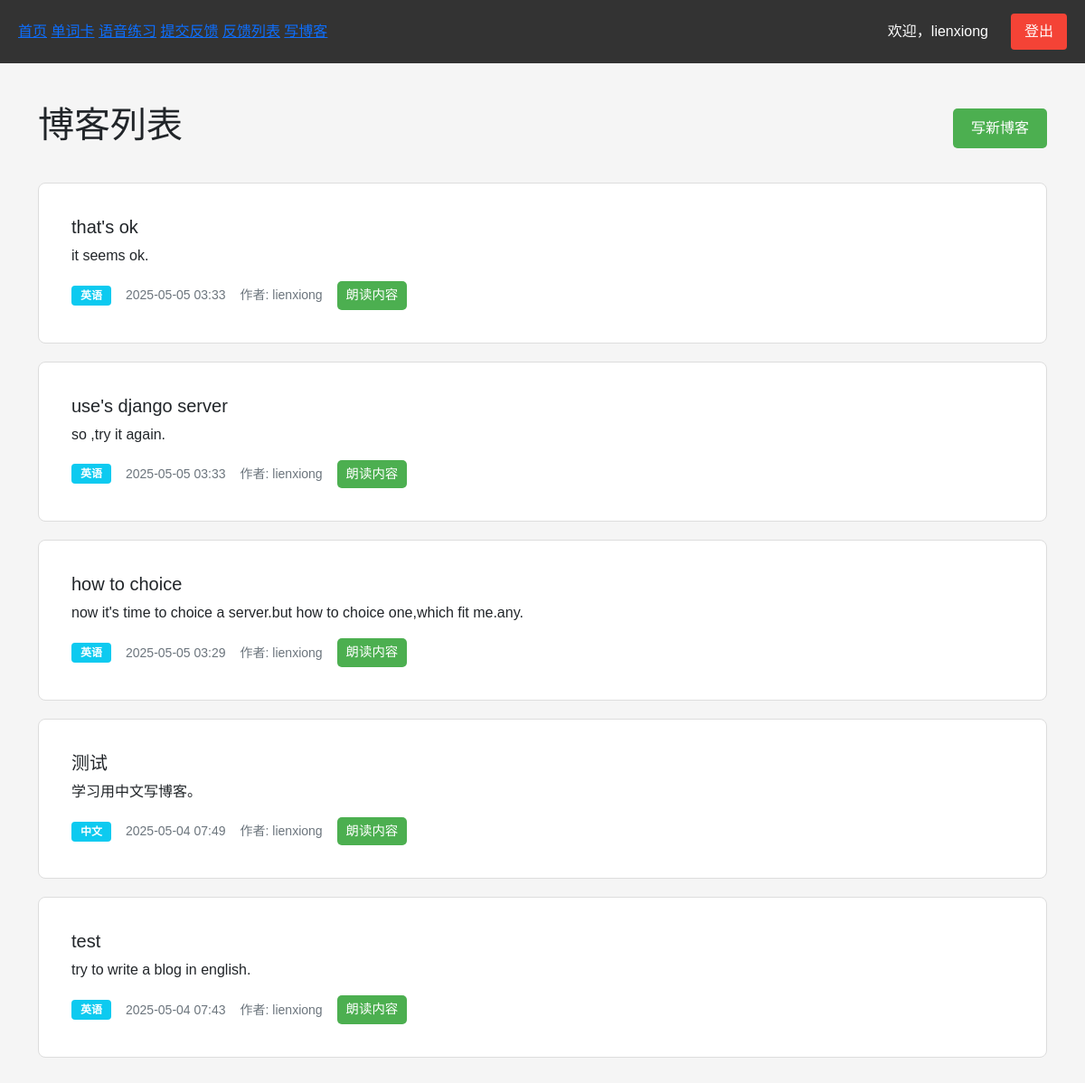
The page /zh-hans/blog/ (signed in) on the database its author committed.
### blog/models.py (models this page shows)
class BlogPost(models.Model):
    LANGUAGE_CHOICES = [
        ('en', _('英语')),
        ('zh', _('中文')),
    ]
    title = models.CharField(_('标题'), max_length=200)
    content = models.TextField(_('内容'))
    language = models.CharField(_('语言'), max_length=2, choices=LANGUAGE_CHOICES)
    author = models.ForeignKey(User, on_delete=models.CASCADE)
    created_at = models.DateTimeField(auto_now_add=True)
    updated_at = models.DateTimeField(auto_now=True)
    class Meta:
        verbose_name = _('博客文章')
        verbose_name_plural = _('博客文章')
        ordering = ['-created_at']

### blog/views.py (the view)
# urls.py: path('', views.blog_list, name='list'),
def blog_list(request):
    blogs = BlogPost.objects.all().order_by('-created_at')
    return render(request, 'blog/list.html', {'blogs': blogs})

### blog/templates/blog/list.html (shortened to what this page needs)
{% extends 'base.html' %}
{% load i18n %}
{% block content %}
<div class="container mt-4">
    <div class="blog-header">
        <h1>{% trans "博客列表" %}</h1>
        <a href="{% url 'blog:write' %}" class="new-blog-btn">
            {% trans "写新博客" %}
        </a>
    </div>
    <div class="blog-list">
        {% if blogs %}
            {% for blog in blogs %}
            <div class="blog-item card mb-3">
                <div class="card-body">
                    <h5 class="card-title">{{ blog.title }}</h5>
                    <p class="card-text">{{ blog.content|truncatewords:50 }}</p>
                    <div class="blog-meta">
                        <span class="badge bg-info">{{ blog.get_language_display }}</span>
                        <small class="text-muted">{{ blog.created_at|date:"Y-m-d H:i" }}</small>
                        <small class="text-muted">{% trans "作者" %}: {{ blog.author.username }}</small>
                        <button onclick="speakBlogContent(this, '{{ blog.content }}', '{{ blog.language }}')" class="speak-btn">
                            {% trans "朗读内容" %}
                        </button>
                    </div>
                </div>
            </div>
            {% endfor %}
        {% else %}
            <div class="alert alert-info">
                {% trans "暂无博客内容" %}
            </div>
        {% endif %}
    </div>
</div>
{% endblock %}

### templates/base.html (shortened to what this page needs)
{% load i18n %}
<!DOCTYPE html>
<html lang="{{ LANGUAGE_CODE }}">
<head>
    <link href="https://cdn.jsdelivr.net/npm/bootstrap@5.1.3/dist/css/bootstrap.min.css" rel="stylesheet">
</head>
<body>
    <nav class="nav-container">
        <div class="main-nav">
            <a href="/">{% trans "首页" %}</a>
            <a href="{% url 'flashcards:study' %}">{% trans "单词卡" %}</a>
            <a href="{% url 'speech:practice' %}">{% trans "语音练习" %}</a>
            <a href="{% url 'feedback:submit' %}">{% trans "提交反馈" %}</a>
            <a href="{% url 'feedback:list' %}">{% trans "反馈列表" %}</a>
            <a href="{% url 'blog:write' %}" class="nav-item">{% trans "写博客" %}</a>
        </div>
        <div class="auth-nav">
            {% if user.is_authenticated %}
                <span>{% trans "欢迎，" %}{{ user.username }}</span>
                <a href="{% url 'accounts:logout' %}" class="logout-btn">{% trans "登出" %}</a>
            {% else %}
                <a href="{% url 'accounts:login' %}" class="login-btn">{% trans "登录" %}</a>
                <a href="{% url 'accounts:register' %}" class="register-btn">{% trans "注册" %}</a>
            {% endif %}
        </div>
    </nav>
    <div id="content">
        {% block content %}
        {% endblock %}
    </div>
</body>
</html>

### templates/base.html (style rules this page uses)
body { margin: 0; padding: 0; font-family: Arial, sans-serif; background-color: #f5f5f5; }
.nav-container { background-color: #333; padding: 15px 20px; width: 100%; box-sizing: border-box; display: flex; justify-content: space-between; align-items: center; position: fixed; top: 0; left: 0; z-index: 1000; }
.auth-nav { display: flex; gap: 15px; align-items: center; }
.auth-nav span { color: white; margin-right: 10px; }
.auth-nav a { color: white; text-decoration: none; padding: 8px 15px; border-radius: 4px; transition: all 0.3s; }
.auth-nav a.logout-btn { background-color: #f44336; }
#content { margin-top: 70px; padding: 20px; }
.card { border: 1px solid #ddd; padding: 20px; margin: 20px 0; border-radius: 8px; }

### blog/templates/blog/list.html (style rules this page uses)
.blog-header { display: flex; justify-content: space-between; align-items: center; margin-bottom: 2rem; }
.new-blog-btn { background: #4CAF50; color: white; padding: 10px 20px; border-radius: 5px; text-decoration: none; }
.blog-item { transition: transform 0.2s; }
.blog-meta { display: flex; gap: 1rem; align-items: center; margin-top: 1rem; }
.badge { padding: 5px 10px; }
.speak-btn { background: #4CAF50; color: white; border: none; padding: 5px 10px; border-radius: 5px; cursor: pointer; font-size: 0.9em; }

### rows shown on the page
BlogPost: title "that's ok", content "it seems ok.", language "英语", created_at "2025-05-05 03:33", author.username "lienxiong"
BlogPost: title "use's django server", content "so ,try it again.", language "英语", created_at "2025-05-05 03:33", author.username "lienxiong"
BlogPost: title "how to choice", content "now it's time to choice a server.but how to choice one,which fit me.any.", language "英语", created_at "2025-05-05 03:29", author.username "lienxiong"
BlogPost: title "测试", content "学习用中文写博客。", language "中文", created_at "2025-05-04 07:49", author.username "lienxiong"
BlogPost: title "test", content "try to write a blog in english.", language "英语", created_at "2025-05-04 07:43", author.username "lienxiong"

### other values the page prints
{{ user.username }} "lienxiong"
